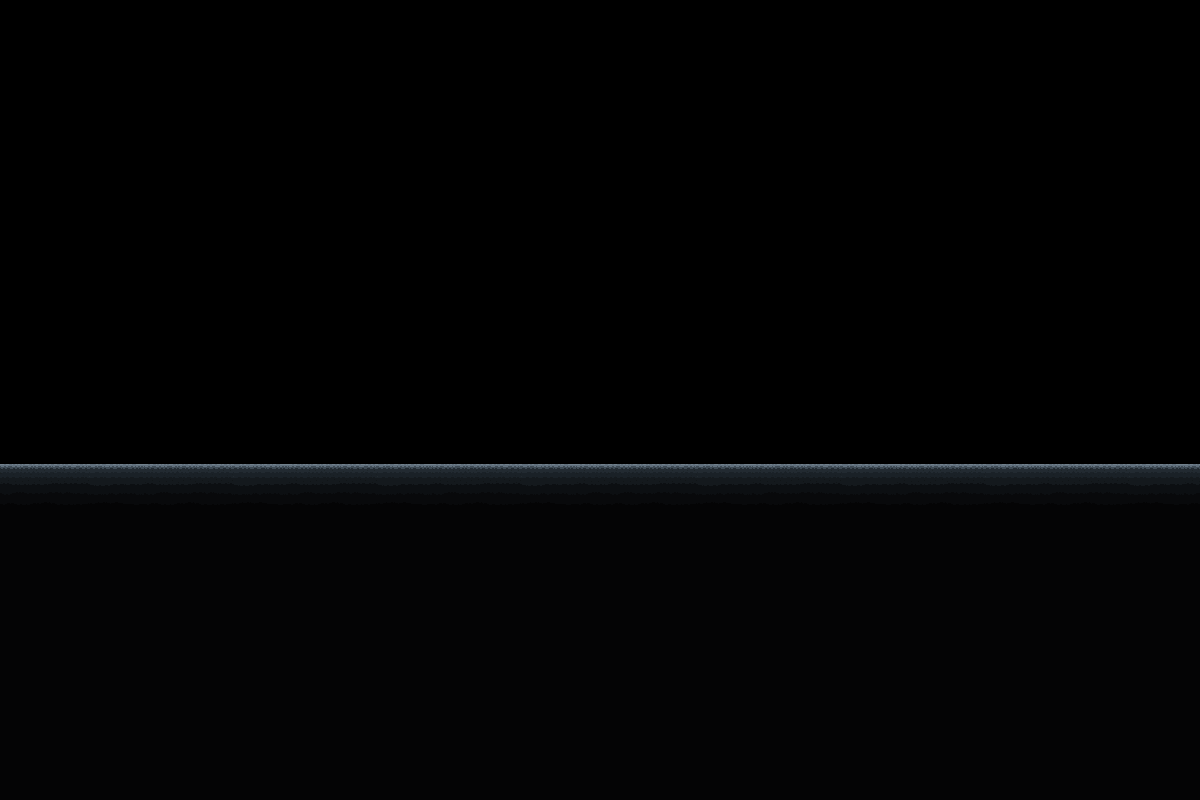

The image is a tile-based game level rendered from a .tmx file. Its description and source (layers, tilesets, objects; grid data summarised) follow:
An orthogonal 75x50 tile map with 16x16 px tiles, 5 tile layers (bg1, bg2, ground, objects, ...) and 2 objects (room1_1).

<map version="1.0" orientation="orthogonal" renderorder="right-down" width="75" height="50" tilewidth="16" tileheight="16" nextobjectid="3">
 <properties>
  <property name="ambient" value="DAYNIGHT" />
  <property name="bg" value="main" />
  <property name="bgm day" value="Misdirection" />
  <property name="bgm night" value="Midnight Waves" />
  <property name="name" value="Under a Bridge" />
  <property name="next" value="Villain HQ" />
  <property name="nextWarp" value="1" />
  <property name="previous" value="Warehouse" />
 </properties>
 <tileset firstgid="1" name="Tiledtest" tilewidth="16" tileheight="16" tilecount="7200">
  <image source="tilesets/residential.png" width="1152" height="1608" />
  <tile id="0">
   <properties>
    <property name="type" value="concrete" />
   </properties>
  </tile>
  <tile id="1">
   <properties>
    <property name="type" value="concrete" />
   </properties>
  </tile>
  <tile id="2">
   <properties>
    <property name="type" value="concrete" />
   </properties>
  </tile>
  <tile id="3">
   <properties>
    <property name="type" value="concrete" />
   </properties>
  </tile>
  <tile id="4">
   <properties>
    <property name="type" value="concrete" />
   </properties>
  </tile>
  <tile id="5">
   <properties>
    <property name="type" value="concrete" />
   </properties>
  </tile>
  <tile id="6">
   <properties>
    <property name="type" value="concrete" />
   </properties>
  </tile>
  <tile id="7">
   <properties>
    <property name="type" value="concrete" />
   </properties>
  </tile>
  <tile id="8">
   <properties>
    <property name="type" value="concrete" />
   </properties>
  </tile>
  <tile id="72">
   <properties>
    <property name="type" value="concrete" />
   </properties>
  </tile>
  <tile id="73">
   <properties>
    <property name="type" value="concrete" />
   </properties>
  </tile>
  <tile id="74">
   <properties>
    <property name="type" value="concrete" />
   </properties>
  </tile>
  <tile id="75">
   <properties>
    <property name="type" value="concrete" />
   </properties>
  </tile>
  <tile id="76">
   <properties>
    <property name="type" value="concrete" />
   </properties>
  </tile>
  <tile id="77">
   <properties>
    <property name="type" value="concrete" />
   </properties>
  </tile>
  <tile id="78">
   <properties>
    <property name="type" value="concrete" />
   </properties>
  </tile>
  <tile id="79">
   <properties>
    <property name="type" value="concrete" />
   </properties>
  </tile>
  <tile id="80">
   <properties>
    <property name="type" value="concrete" />
   </properties>
  </tile>
  <tile id="144">
   <properties>
    <property name="type" value="concrete" />
   </properties>
  </tile>
  <tile id="145">
   <properties>
    <property name="type" value="concrete" />
   </properties>
  </tile>
  <tile id="146">
   <properties>
    <property name="type" value="concrete" />
   </properties>
  </tile>
  <tile id="147">
   <properties>
    <property name="type" value="concrete" />
   </properties>
  </tile>
  <tile id="148">
   <properties>
    <property name="type" value="concrete" />
   </properties>
  </tile>
  <tile id="149">
   <properties>
    <property name="type" value="concrete" />
   </properties>
  </tile>
  <tile id="150">
   <properties>
    <property name="type" value="concrete" />
   </properties>
  </tile>
  <tile id="151">
   <properties>
    <property name="type" value="concrete" />
   </properties>
  </tile>
  <tile id="152">
   <properties>
    <property name="type" value="concrete" />
   </properties>
  </tile>
 </tileset>
 <layer name="bg1" width="75" height="50">
  <data>[3750 cells, 0 non-empty, 0 distinct tile ids]</data>
 </layer>
 <layer name="bg2" width="75" height="50">
  <data>[3750 cells, 0 non-empty, 0 distinct tile ids]</data>
 </layer>
 <layer name="ground" width="75" height="50">
  <data>[3750 cells, 1575 non-empty, 54 distinct tile ids]</data>
 </layer>
 <layer name="objects" width="75" height="50">
  <data>[3750 cells, 0 non-empty, 0 distinct tile ids]</data>
 </layer>
 <layer name="fg" width="75" height="50">
  <data>[3750 cells, 0 non-empty, 0 distinct tile ids]</data>
 </layer>
 <objectgroup name="entities">
  <object id="1" name="room1_1" x="552" y="392" width="37" height="73">
   <properties>
    <property name="ID" value="2" />
    <property name="next" value="Tha Hood" />
    <property name="nextWarp" value="0" />
    <property name="warp" value="" />
   </properties>
  </object>
  <object id="2" x="604" y="448" width="16" height="16">
   <properties>
    <property name="spawn" value="" />
   </properties>
  </object>
 </objectgroup>
</map>
